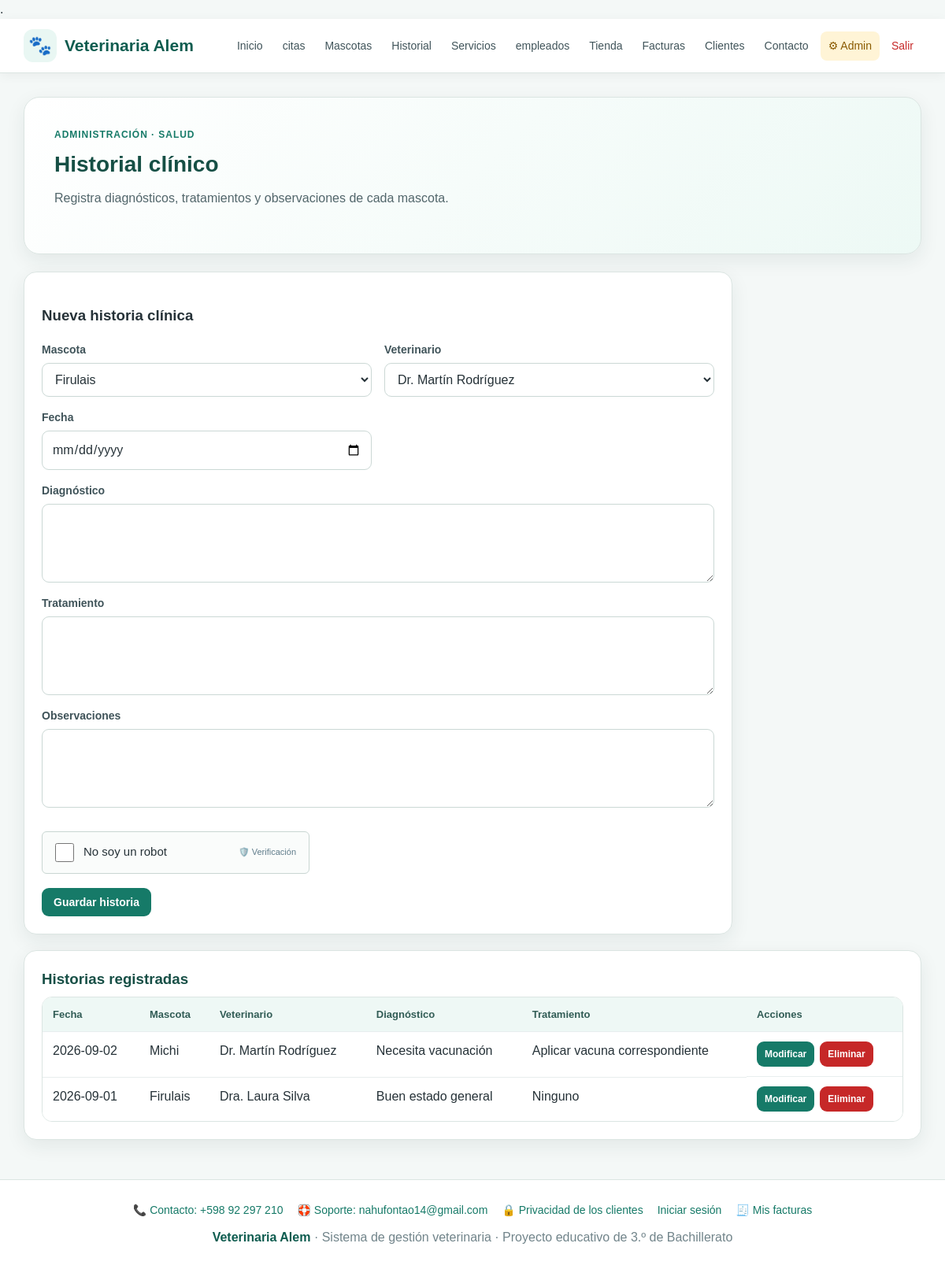
Page /admin/historial.php (signed in) on the committed database.
### tables this page shows
CREATE TABLE historial(
 id INT AUTO_INCREMENT PRIMARY KEY,
 id_mascota INT NOT NULL,
 id_empleado INT NOT NULL,
 fecha DATE NOT NULL,
 diagnostico TEXT NOT NULL,
 tratamiento TEXT,
 observaciones TEXT,
 vacunas TEXT,
 FOREIGN KEY(id_mascota) REFERENCES mascotas(id) ON UPDATE CASCADE ON DELETE RESTRICT,
 FOREIGN KEY(id_empleado) REFERENCES empleados(id) ON UPDATE CASCADE ON DELETE RESTRICT
);

CREATE TABLE mascotas(
 id INT AUTO_INCREMENT PRIMARY KEY,
 nombre VARCHAR(100) NOT NULL,
 especie VARCHAR(50) NOT NULL,
 raza VARCHAR(80),
 sexo VARCHAR(20),
 fecha_nacimiento DATE NULL,
 peso DECIMAL(6,2) NULL,
 id_cliente INT NOT NULL,
 FOREIGN KEY(id_cliente) REFERENCES clientes(id) ON UPDATE CASCADE ON DELETE RESTRICT
);

CREATE TABLE empleados(
 id INT AUTO_INCREMENT PRIMARY KEY,
 id_usuario INT NULL,
 nombre VARCHAR(100) NOT NULL,
 especialidad VARCHAR(100),
 puestos VARCHAR(100),
 horario VARCHAR(100),
 salario DECIMAL(10,2) NULL,
 rango VARCHAR(50),
 telefono VARCHAR(30),
 email VARCHAR(150)
);

### includes/auth.php (called while the page is built, shortened)
<?php
function es_admin() {
    return ($_SESSION["rol"] ?? "") === "admin";
}
function es_empleado() {
    return ($_SESSION["rol"] ?? "") === "empleado";
}
function puede($tabla, $accion) {
    if (es_admin()) return true;
    $p = permisos_empleado();
    return isset($p[$tabla]) && in_array($accion, $p[$tabla], true);
}

### admin/historial.php (the view, shortened to what this page needs)
<?php
require "../includes/auth.php";
require "../includes/captcha.php";
require "../conexion.php";
$m = $conexion->query("SELECT id, nombre FROM mascotas ORDER BY nombre");
$id_propio = es_empleado() ? empleado_id_actual($conexion) : 0;
$v = $conexion->query("SELECT id, nombre FROM empleados" . (es_empleado() ? " WHERE id = " . (int)$id_propio : "") . " ORDER BY nombre");
$r = $conexion->query(
    "SELECT h.*, m.nombre AS mascota, v.nombre AS veterinario
     FROM historial h
     JOIN mascotas m ON m.id = h.id_mascota
     JOIN empleados v ON v.id = h.id_empleado
     ORDER BY h.fecha DESC"
);
require "../includes/header.php";
?>
<section class="hero">
    <div class="hero-kicker"><?= es_admin() ? "Administración" : "Empleado" ?> · Salud</div>
    <h2>Historial clínico</h2>
    <p>Registra diagnósticos, tratamientos y observaciones de cada mascota.</p>
</section>
<div class="form-card">
    <h3>Nueva historia clínica</h3>
    <form method="post">
        <div class="form-grid">
            <div class="field"><label>Mascota</label>
                <select name="id_mascota" required>
                    <?php while ($x = $m->fetch_assoc()): ?>
                        <option value="<?= $x["id"] ?>"><?= htmlspecialchars($x["nombre"]) ?></option>
                    <?php endwhile; ?>
                </select>
            </div>
            <div class="field"><label>Veterinario</label>
                <select name="id_empleado" required>
                    <?php while ($x = $v->fetch_assoc()): ?>
                        <option value="<?= $x["id"] ?>"><?= htmlspecialchars($x["nombre"]) ?></option>
                    <?php endwhile; ?>
                </select>
            </div>
            <div class="field"><label>Fecha</label><input type="date" name="fecha" required></div>
            <div class="field full"><label>Diagnóstico</label><textarea name="diagnostico" required></textarea></div>
            <div class="field full"><label>Tratamiento</label><textarea name="tratamiento"></textarea></div>
            <div class="field full"><label>Observaciones</label><textarea name="observaciones"></textarea></div>
        </div>
        <br>
        <?= captcha_html() ?>
        <div class="form-actions"><button class="btn" type="submit">Guardar historia</button></div>
    </form>
</div>
<div class="table-card">
    <h3>Historias registradas</h3>
    <div class="table-wrap">
        <table>
            <tr><th>Fecha</th><th>Mascota</th><th>Veterinario</th><th>Diagnóstico</th><th>Tratamiento</th><th>Acciones</th></tr>
            <?php while ($x = $r->fetch_assoc()): ?>
                <tr>
                    <td><?= htmlspecialchars($x["fecha"]) ?></td>
                    <td><?= htmlspecialchars($x["mascota"]) ?></td>
                    <td><?= htmlspecialchars($x["veterinario"]) ?></td>
                    <td><?= htmlspecialchars($x["diagnostico"]) ?></td>
                    <td><?= htmlspecialchars($x["tratamiento"]) ?></td>
                    <td class="actions">
                        <a class="btn small" href="editar.php?tabla=historial&id=<?= $x["id"] ?>">Modificar</a>
                        <?php if (puede("historial", "baja")): ?><a class="btn danger small" href="eliminar.php?tabla=historial&id=<?= $x["id"] ?>">Eliminar</a><?php endif; ?>
                    </td>
                </tr>
            <?php endwhile; ?>
        </table>
    </div>
</div>
<?php require "../includes/footer.php"; ?>

### css/estilos.css (style rules this page uses)
* { box-sizing:border-box }
:root { --verde:#167a68; --verde-oscuro:#0e5c4f; --verde-claro:#e9f7f3; --azul:#2563eb; --rojo:#c62828; --amarillo:#d88900; --texto:#263238; --gris:#607d8b; --fondo:#f4f8f7; --blanco:#ffffff; --borde:#dbe5e2; --sombra:0 8px 24px rgba(25,55,50,.08); }
html { scroll-behavior:smooth }
body { margin:0; font-family:Arial,Helvetica,sans-serif; background:var(--fondo); color:var(--texto); line-height:1.5; }
a { color:var(--verde);text-decoration:none }
.hero { background:linear-gradient(135deg,#ffffff 0%,#edf9f5 100%); border:1px solid var(--borde); border-radius:20px; padding:38px; box-shadow:var(--sombra); margin-bottom:22px; }
.hero-kicker { color:var(--verde); font-weight:700; text-transform:uppercase; letter-spacing:.08em; font-size:12px; margin-bottom:8px; }
.hero h1,.hero h2 { margin:0 0 10px; color:#164f45; }
.hero h2 { font-size:28px }
.hero p { margin:0 0 20px;color:#52666b;max-width:760px }
.card,.form-card,.table-card { background:var(--blanco); border:1px solid var(--borde); border-radius:16px; padding:22px; box-shadow:var(--sombra); margin-bottom:20px; }
.card h3,.table-card h3 { margin:0 0 8px; color:#174f46; }
.btn { display:inline-block; border:0; background:var(--verde); color:#fff; padding:10px 15px; border-radius:9px; font-weight:700; font-size:14px; cursor:pointer; text-decoration:none; }
.btn.danger { background:var(--rojo) }
.btn.small { padding:7px 10px;font-size:12px }
.actions { display:flex; gap:7px; flex-wrap:wrap; align-items:center; }
.form-card { max-width:900px; }
.form-grid { display:grid; grid-template-columns:repeat(2,minmax(0,1fr)); gap:16px; }
.field { display:flex; flex-direction:column; gap:6px; }
.field.full { grid-column:1/-1 }
.field label { font-size:14px; font-weight:700; color:#40545a; }
input,select,textarea { width:100%; padding:11px 12px; border:1px solid #cbd8d5; border-radius:9px; background:#fff; color:var(--texto); font:inherit; outline:none; }
textarea { min-height:100px; resize:vertical; }
.form-actions { display:flex; gap:9px; flex-wrap:wrap; margin-top:18px; }
.table-wrap { overflow-x:auto; background:#fff; border:1px solid var(--borde); border-radius:13px; }
table { width:100%; min-width:650px; border-collapse:collapse; background:#fff; }
th,td { padding:12px 13px; border-bottom:1px solid #e8eeee; text-align:left; vertical-align:top; }
th { background:#eef8f5; color:#315c55; font-size:13px; }
tr:last-child td { border-bottom:0 }

### rows in the picture
historial: fecha "2026-09-02", id_mascota.nombre "Michi", id_empleado.nombre "Dr. Martín Rodríguez", diagnostico "Necesita vacunación", tratamiento "Aplicar vacuna correspondiente"
historial: fecha "2026-09-01", id_mascota.nombre "Firulais", id_empleado.nombre "Dra. Laura Silva", diagnostico "Buen estado general", tratamiento "Ninguno"

### other values in the picture
VET_TELEFONO "+598 92 297 210"
VET_EMAIL_SOPORTE "nahufontao14@gmail.com"
form field id_mascota "Firulais"
form field id_empleado "Dr. Martín Rodríguez"
